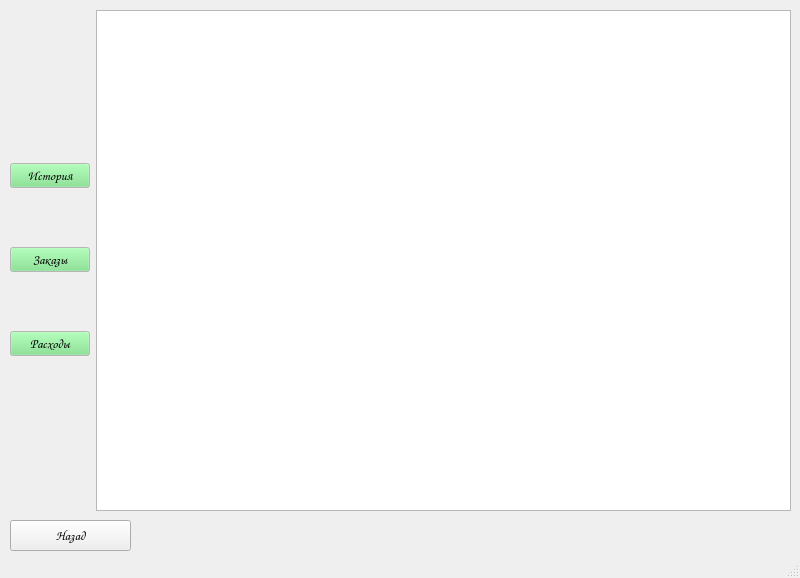
<?xml version="1.0" encoding="UTF-8"?>
<ui version="4.0">
 <class>MainWindow</class>
 <widget class="QMainWindow" name="MainWindow">
  <property name="geometry">
   <rect>
    <x>0</x>
    <y>0</y>
    <width>800</width>
    <height>578</height>
   </rect>
  </property>
  <property name="windowTitle">
   <string>MainWindow</string>
  </property>
  <widget class="QWidget" name="centralwidget">
   <widget class="QPushButton" name="back_btn">
    <property name="geometry">
     <rect>
      <x>10</x>
      <y>520</y>
      <width>121</width>
      <height>31</height>
     </rect>
    </property>
    <property name="font">
     <font>
      <family>Comic Sans MS</family>
      <pointsize>10</pointsize>
     </font>
    </property>
    <property name="text">
     <string>Назад</string>
    </property>
   </widget>
   <widget class="QWidget" name="horizontalLayoutWidget">
    <property name="geometry">
     <rect>
      <x>10</x>
      <y>10</y>
      <width>781</width>
      <height>501</height>
     </rect>
    </property>
    <layout class="QHBoxLayout" name="horizontalLayout" stretch="1,9">
     <item>
      <layout class="QVBoxLayout" name="verticalLayout">
       <property name="topMargin">
        <number>100</number>
       </property>
       <property name="bottomMargin">
        <number>100</number>
       </property>
       <item>
        <widget class="QPushButton" name="history_btn">
         <property name="sizePolicy">
          <sizepolicy hsizetype="Minimum" vsizetype="Fixed">
           <horstretch>0</horstretch>
           <verstretch>0</verstretch>
          </sizepolicy>
         </property>
         <property name="minimumSize">
          <size>
           <width>0</width>
           <height>0</height>
          </size>
         </property>
         <property name="palette">
          <palette>
           <active>
            <colorrole role="WindowText">
             <brush brushstyle="SolidPattern">
              <color alpha="255">
               <red>0</red>
               <green>0</green>
               <blue>0</blue>
              </color>
             </brush>
            </colorrole>
            <colorrole role="Button">
             <brush brushstyle="SolidPattern">
              <color alpha="255">
               <red>118</red>
               <green>227</green>
               <blue>131</blue>
              </color>
             </brush>
            </colorrole>
            <colorrole role="Light">
             <brush brushstyle="SolidPattern">
              <color alpha="255">
               <red>218</red>
               <green>255</green>
               <blue>222</blue>
              </color>
             </brush>
            </colorrole>
            <colorrole role="Midlight">
             <brush brushstyle="SolidPattern">
              <color alpha="255">
               <red>168</red>
               <green>241</green>
               <blue>176</blue>
              </color>
             </brush>
            </colorrole>
            <colorrole role="Dark">
             <brush brushstyle="SolidPattern">
              <color alpha="255">
               <red>59</red>
               <green>113</green>
               <blue>66</blue>
              </color>
             </brush>
            </colorrole>
            <colorrole role="Mid">
             <brush brushstyle="SolidPattern">
              <color alpha="255">
               <red>79</red>
               <green>151</green>
               <blue>87</blue>
              </color>
             </brush>
            </colorrole>
            <colorrole role="Text">
             <brush brushstyle="SolidPattern">
              <color alpha="255">
               <red>0</red>
               <green>0</green>
               <blue>0</blue>
              </color>
             </brush>
            </colorrole>
            <colorrole role="BrightText">
             <brush brushstyle="SolidPattern">
              <color alpha="255">
               <red>255</red>
               <green>255</green>
               <blue>255</blue>
              </color>
             </brush>
            </colorrole>
            <colorrole role="ButtonText">
             <brush brushstyle="SolidPattern">
              <color alpha="255">
               <red>0</red>
               <green>0</green>
               <blue>0</blue>
              </color>
             </brush>
            </colorrole>
            <colorrole role="Base">
             <brush brushstyle="SolidPattern">
              <color alpha="255">
               <red>255</red>
               <green>255</green>
               <blue>255</blue>
              </color>
             </brush>
            </colorrole>
            <colorrole role="Window">
             <brush brushstyle="SolidPattern">
              <color alpha="255">
               <red>255</red>
               <green>255</green>
               <blue>255</blue>
              </color>
             </brush>
            </colorrole>
            <colorrole role="Shadow">
             <brush brushstyle="SolidPattern">
              <color alpha="255">
               <red>0</red>
               <green>0</green>
               <blue>0</blue>
              </color>
             </brush>
            </colorrole>
            <colorrole role="AlternateBase">
             <brush brushstyle="SolidPattern">
              <color alpha="255">
               <red>186</red>
               <green>241</green>
               <blue>193</blue>
              </color>
             </brush>
            </colorrole>
            <colorrole role="ToolTipBase">
             <brush brushstyle="SolidPattern">
              <color alpha="255">
               <red>255</red>
               <green>255</green>
               <blue>220</blue>
              </color>
             </brush>
            </colorrole>
            <colorrole role="ToolTipText">
             <brush brushstyle="SolidPattern">
              <color alpha="255">
               <red>0</red>
               <green>0</green>
               <blue>0</blue>
              </color>
             </brush>
            </colorrole>
            <colorrole role="PlaceholderText">
             <brush brushstyle="NoBrush">
              <color alpha="128">
               <red>0</red>
               <green>0</green>
               <blue>0</blue>
              </color>
             </brush>
            </colorrole>
           </active>
           <inactive>
            <colorrole role="WindowText">
             <brush brushstyle="SolidPattern">
              <color alpha="255">
               <red>0</red>
               <green>0</green>
               <blue>0</blue>
              </color>
             </brush>
            </colorrole>
            <colorrole role="Button">
             <brush brushstyle="SolidPattern">
              <color alpha="255">
               <red>118</red>
               <green>227</green>
               <blue>131</blue>
              </color>
             </brush>
            </colorrole>
            <colorrole role="Light">
             <brush brushstyle="SolidPattern">
              <color alpha="255">
               <red>218</red>
               <green>255</green>
               <blue>222</blue>
              </color>
             </brush>
            </colorrole>
            <colorrole role="Midlight">
             <brush brushstyle="SolidPattern">
              <color alpha="255">
               <red>168</red>
               <green>241</green>
               <blue>176</blue>
              </color>
             </brush>
            </colorrole>
            <colorrole role="Dark">
             <brush brushstyle="SolidPattern">
              <color alpha="255">
               <red>59</red>
               <green>113</green>
               <blue>66</blue>
              </color>
             </brush>
            </colorrole>
            <colorrole role="Mid">
             <brush brushstyle="SolidPattern">
              <color alpha="255">
               <red>79</red>
               <green>151</green>
               <blue>87</blue>
              </color>
             </brush>
            </colorrole>
            <colorrole role="Text">
             <brush brushstyle="SolidPattern">
              <color alpha="255">
               <red>0</red>
               <green>0</green>
               <blue>0</blue>
              </color>
             </brush>
            </colorrole>
            <colorrole role="BrightText">
             <brush brushstyle="SolidPattern">
              <color alpha="255">
               <red>255</red>
               <green>255</green>
               <blue>255</blue>
              </color>
             </brush>
            </colorrole>
            <colorrole role="ButtonText">
             <brush brushstyle="SolidPattern">
              <color alpha="255">
               <red>0</red>
               <green>0</green>
               <blue>0</blue>
              </color>
             </brush>
            </colorrole>
            <colorrole role="Base">
             <brush brushstyle="SolidPattern">
              <color alpha="255">
               <red>255</red>
               <green>255</green>
               <blue>255</blue>
              </color>
             </brush>
            </colorrole>
            <colorrole role="Window">
             <brush brushstyle="SolidPattern">
              <color alpha="255">
               <red>255</red>
               <green>255</green>
               <blue>255</blue>
              </color>
             </brush>
            </colorrole>
            <colorrole role="Shadow">
             <brush brushstyle="SolidPattern">
              <color alpha="255">
               <red>0</red>
               <green>0</green>
               <blue>0</blue>
              </color>
             </brush>
            </colorrole>
            <colorrole role="AlternateBase">
             <brush brushstyle="SolidPattern">
              <color alpha="255">
               <red>186</red>
               <green>241</green>
               <blue>193</blue>
              </color>
             </brush>
            </colorrole>
            <colorrole role="ToolTipBase">
             <brush brushstyle="SolidPattern">
              <color alpha="255">
               <red>255</red>
               <green>255</green>
               <blue>220</blue>
              </color>
             </brush>
            </colorrole>
            <colorrole role="ToolTipText">
             <brush brushstyle="SolidPattern">
              <color alpha="255">
               <red>0</red>
               <green>0</green>
               <blue>0</blue>
              </color>
             </brush>
            </colorrole>
            <colorrole role="PlaceholderText">
             <brush brushstyle="NoBrush">
              <color alpha="128">
               <red>0</red>
               <green>0</green>
               <blue>0</blue>
              </color>
             </brush>
            </colorrole>
           </inactive>
           <disabled>
            <colorrole role="WindowText">
             <brush brushstyle="SolidPattern">
              <color alpha="255">
               <red>59</red>
               <green>113</green>
               <blue>66</blue>
              </color>
             </brush>
            </colorrole>
            <colorrole role="Button">
             <brush brushstyle="SolidPattern">
              <color alpha="255">
               <red>118</red>
               <green>227</green>
               <blue>131</blue>
              </color>
             </brush>
            </colorrole>
            <colorrole role="Light">
             <brush brushstyle="SolidPattern">
              <color alpha="255">
               <red>218</red>
               <green>255</green>
               <blue>222</blue>
              </color>
             </brush>
            </colorrole>
            <colorrole role="Midlight">
             <brush brushstyle="SolidPattern">
              <color alpha="255">
               <red>168</red>
               <green>241</green>
               <blue>176</blue>
              </color>
             </brush>
            </colorrole>
            <colorrole role="Dark">
             <brush brushstyle="SolidPattern">
              <color alpha="255">
               <red>59</red>
               <green>113</green>
               <blue>66</blue>
              </color>
             </brush>
            </colorrole>
            <colorrole role="Mid">
             <brush brushstyle="SolidPattern">
              <color alpha="255">
               <red>79</red>
               <green>151</green>
               <blue>87</blue>
              </color>
             </brush>
            </colorrole>
            <colorrole role="Text">
             <brush brushstyle="SolidPattern">
              <color alpha="255">
               <red>59</red>
               <green>113</green>
               <blue>66</blue>
              </color>
             </brush>
            </colorrole>
            <colorrole role="BrightText">
             <brush brushstyle="SolidPattern">
              <color alpha="255">
               <red>255</red>
               <green>255</green>
               <blue>255</blue>
              </color>
             </brush>
            </colorrole>
            <colorrole role="ButtonText">
             <brush brushstyle="SolidPattern">
              <color alpha="255">
               <red>59</red>
               <green>113</green>
               <blue>66</blue>
              </color>
             </brush>
            </colorrole>
            <colorrole role="Base">
             <brush brushstyle="SolidPattern">
              <color alpha="255">
               <red>255</red>
               <green>255</green>
               <blue>255</blue>
              </color>
             </brush>
            </colorrole>
            <colorrole role="Window">
             <brush brushstyle="SolidPattern">
              <color alpha="255">
               <red>255</red>
               <green>255</green>
               <blue>255</blue>
              </color>
             </brush>
            </colorrole>
            <colorrole role="Shadow">
             <brush brushstyle="SolidPattern">
              <color alpha="255">
               <red>0</red>
               <green>0</green>
               <blue>0</blue>
              </color>
             </brush>
            </colorrole>
            <colorrole role="AlternateBase">
             <brush brushstyle="SolidPattern">
              <color alpha="255">
               <red>118</red>
               <green>227</green>
               <blue>131</blue>
              </color>
             </brush>
            </colorrole>
            <colorrole role="ToolTipBase">
             <brush brushstyle="SolidPattern">
              <color alpha="255">
               <red>255</red>
               <green>255</green>
               <blue>220</blue>
              </color>
             </brush>
            </colorrole>
            <colorrole role="ToolTipText">
             <brush brushstyle="SolidPattern">
              <color alpha="255">
               <red>0</red>
               <green>0</green>
               <blue>0</blue>
              </color>
             </brush>
            </colorrole>
            <colorrole role="PlaceholderText">
             <brush brushstyle="NoBrush">
              <color alpha="128">
               <red>0</red>
               <green>0</green>
               <blue>0</blue>
              </color>
             </brush>
            </colorrole>
           </disabled>
          </palette>
         </property>
         <property name="font">
          <font>
           <family>Comic Sans MS</family>
           <pointsize>10</pointsize>
          </font>
         </property>
         <property name="text">
          <string>История</string>
         </property>
        </widget>
       </item>
       <item>
        <widget class="QPushButton" name="orders_btn">
         <property name="minimumSize">
          <size>
           <width>0</width>
           <height>0</height>
          </size>
         </property>
         <property name="palette">
          <palette>
           <active>
            <colorrole role="WindowText">
             <brush brushstyle="SolidPattern">
              <color alpha="255">
               <red>0</red>
               <green>0</green>
               <blue>0</blue>
              </color>
             </brush>
            </colorrole>
            <colorrole role="Button">
             <brush brushstyle="SolidPattern">
              <color alpha="255">
               <red>118</red>
               <green>227</green>
               <blue>131</blue>
              </color>
             </brush>
            </colorrole>
            <colorrole role="Light">
             <brush brushstyle="SolidPattern">
              <color alpha="255">
               <red>218</red>
               <green>255</green>
               <blue>222</blue>
              </color>
             </brush>
            </colorrole>
            <colorrole role="Midlight">
             <brush brushstyle="SolidPattern">
              <color alpha="255">
               <red>168</red>
               <green>241</green>
               <blue>176</blue>
              </color>
             </brush>
            </colorrole>
            <colorrole role="Dark">
             <brush brushstyle="SolidPattern">
              <color alpha="255">
               <red>59</red>
               <green>113</green>
               <blue>66</blue>
              </color>
             </brush>
            </colorrole>
            <colorrole role="Mid">
             <brush brushstyle="SolidPattern">
              <color alpha="255">
               <red>79</red>
               <green>151</green>
               <blue>87</blue>
              </color>
             </brush>
            </colorrole>
            <colorrole role="Text">
             <brush brushstyle="SolidPattern">
              <color alpha="255">
               <red>0</red>
               <green>0</green>
               <blue>0</blue>
              </color>
             </brush>
            </colorrole>
            <colorrole role="BrightText">
             <brush brushstyle="SolidPattern">
              <color alpha="255">
               <red>255</red>
               <green>255</green>
               <blue>255</blue>
              </color>
             </brush>
            </colorrole>
            <colorrole role="ButtonText">
             <brush brushstyle="SolidPattern">
              <color alpha="255">
               <red>0</red>
               <green>0</green>
               <blue>0</blue>
              </color>
             </brush>
            </colorrole>
            <colorrole role="Base">
             <brush brushstyle="SolidPattern">
              <color alpha="255">
               <red>255</red>
               <green>255</green>
               <blue>255</blue>
              </color>
             </brush>
            </colorrole>
            <colorrole role="Window">
             <brush brushstyle="SolidPattern">
              <color alpha="255">
               <red>255</red>
               <green>255</green>
               <blue>255</blue>
              </color>
             </brush>
            </colorrole>
            <colorrole role="Shadow">
             <brush brushstyle="SolidPattern">
              <color alpha="255">
               <red>0</red>
               <green>0</green>
               <blue>0</blue>
              </color>
             </brush>
            </colorrole>
            <colorrole role="AlternateBase">
             <brush brushstyle="SolidPattern">
              <color alpha="255">
               <red>186</red>
               <green>241</green>
               <blue>193</blue>
              </color>
             </brush>
            </colorrole>
            <colorrole role="ToolTipBase">
             <brush brushstyle="SolidPattern">
              <color alpha="255">
               <red>255</red>
               <green>255</green>
               <blue>220</blue>
              </color>
             </brush>
            </colorrole>
            <colorrole role="ToolTipText">
             <brush brushstyle="SolidPattern">
              <color alpha="255">
               <red>0</red>
               <green>0</green>
               <blue>0</blue>
              </color>
             </brush>
            </colorrole>
            <colorrole role="PlaceholderText">
             <brush brushstyle="NoBrush">
              <color alpha="128">
               <red>0</red>
               <green>0</green>
               <blue>0</blue>
              </color>
             </brush>
            </colorrole>
           </active>
           <inactive>
            <colorrole role="WindowText">
             <brush brushstyle="SolidPattern">
              <color alpha="255">
               <red>0</red>
               <green>0</green>
               <blue>0</blue>
              </color>
             </brush>
            </colorrole>
            <colorrole role="Button">
             <brush brushstyle="SolidPattern">
              <color alpha="255">
               <red>118</red>
               <green>227</green>
               <blue>131</blue>
              </color>
             </brush>
            </colorrole>
            <colorrole role="Light">
             <brush brushstyle="SolidPattern">
              <color alpha="255">
               <red>218</red>
               <green>255</green>
               <blue>222</blue>
              </color>
             </brush>
            </colorrole>
            <colorrole role="Midlight">
             <brush brushstyle="SolidPattern">
              <color alpha="255">
               <red>168</red>
               <green>241</green>
               <blue>176</blue>
              </color>
             </brush>
            </colorrole>
            <colorrole role="Dark">
             <brush brushstyle="SolidPattern">
              <color alpha="255">
               <red>59</red>
               <green>113</green>
               <blue>66</blue>
              </color>
             </brush>
            </colorrole>
            <colorrole role="Mid">
             <brush brushstyle="SolidPattern">
              <color alpha="255">
               <red>79</red>
               <green>151</green>
               <blue>87</blue>
              </color>
             </brush>
            </colorrole>
            <colorrole role="Text">
             <brush brushstyle="SolidPattern">
              <color alpha="255">
               <red>0</red>
               <green>0</green>
               <blue>0</blue>
              </color>
             </brush>
            </colorrole>
            <colorrole role="BrightText">
             <brush brushstyle="SolidPattern">
              <color alpha="255">
               <red>255</red>
               <green>255</green>
               <blue>255</blue>
              </color>
             </brush>
            </colorrole>
            <colorrole role="ButtonText">
             <brush brushstyle="SolidPattern">
              <color alpha="255">
               <red>0</red>
               <green>0</green>
               <blue>0</blue>
              </color>
             </brush>
            </colorrole>
            <colorrole role="Base">
             <brush brushstyle="SolidPattern">
              <color alpha="255">
               <red>255</red>
               <green>255</green>
               <blue>255</blue>
              </color>
             </brush>
            </colorrole>
            <colorrole role="Window">
             <brush brushstyle="SolidPattern">
              <color alpha="255">
               <red>255</red>
               <green>255</green>
               <blue>255</blue>
              </color>
             </brush>
            </colorrole>
            <colorrole role="Shadow">
             <brush brushstyle="SolidPattern">
              <color alpha="255">
               <red>0</red>
               <green>0</green>
               <blue>0</blue>
              </color>
             </brush>
            </colorrole>
            <colorrole role="AlternateBase">
             <brush brushstyle="SolidPattern">
              <color alpha="255">
               <red>186</red>
               <green>241</green>
               <blue>193</blue>
              </color>
             </brush>
            </colorrole>
            <colorrole role="ToolTipBase">
             <brush brushstyle="SolidPattern">
              <color alpha="255">
               <red>255</red>
               <green>255</green>
               <blue>220</blue>
              </color>
             </brush>
            </colorrole>
            <colorrole role="ToolTipText">
             <brush brushstyle="SolidPattern">
              <color alpha="255">
               <red>0</red>
               <green>0</green>
               <blue>0</blue>
              </color>
             </brush>
            </colorrole>
            <colorrole role="PlaceholderText">
             <brush brushstyle="NoBrush">
              <color alpha="128">
               <red>0</red>
               <green>0</green>
               <blue>0</blue>
              </color>
             </brush>
            </colorrole>
           </inactive>
           <disabled>
            <colorrole role="WindowText">
             <brush brushstyle="SolidPattern">
              <color alpha="255">
               <red>59</red>
               <green>113</green>
               <blue>66</blue>
              </color>
             </brush>
            </colorrole>
            <colorrole role="Button">
             <brush brushstyle="SolidPattern">
              <color alpha="255">
               <red>118</red>
               <green>227</green>
               <blue>131</blue>
              </color>
             </brush>
            </colorrole>
            <colorrole role="Light">
             <brush brushstyle="SolidPattern">
              <color alpha="255">
               <red>218</red>
               <green>255</green>
               <blue>222</blue>
              </color>
             </brush>
            </colorrole>
            <colorrole role="Midlight">
             <brush brushstyle="SolidPattern">
              <color alpha="255">
               <red>168</red>
               <green>241</green>
               <blue>176</blue>
              </color>
             </brush>
            </colorrole>
            <colorrole role="Dark">
             <brush brushstyle="SolidPattern">
              <color alpha="255">
               <red>59</red>
               <green>113</green>
               <blue>66</blue>
              </color>
             </brush>
            </colorrole>
            <colorrole role="Mid">
             <brush brushstyle="SolidPattern">
              <color alpha="255">
               <red>79</red>
               <green>151</green>
               <blue>87</blue>
              </color>
             </brush>
            </colorrole>
            <colorrole role="Text">
             <brush brushstyle="SolidPattern">
              <color alpha="255">
               <red>59</red>
               <green>113</green>
               <blue>66</blue>
              </color>
             </brush>
            </colorrole>
            <colorrole role="BrightText">
             <brush brushstyle="SolidPattern">
              <color alpha="255">
               <red>255</red>
               <green>255</green>
               <blue>255</blue>
              </color>
             </brush>
            </colorrole>
            <colorrole role="ButtonText">
             <brush brushstyle="SolidPattern">
              <color alpha="255">
               <red>59</red>
               <green>113</green>
               <blue>66</blue>
              </color>
             </brush>
            </colorrole>
            <colorrole role="Base">
             <brush brushstyle="SolidPattern">
              <color alpha="255">
               <red>255</red>
               <green>255</green>
               <blue>255</blue>
              </color>
             </brush>
            </colorrole>
            <colorrole role="Window">
             <brush brushstyle="SolidPattern">
              <color alpha="255">
               <red>255</red>
               <green>255</green>
               <blue>255</blue>
              </color>
             </brush>
            </colorrole>
            <colorrole role="Shadow">
             <brush brushstyle="SolidPattern">
              <color alpha="255">
               <red>0</red>
               <green>0</green>
               <blue>0</blue>
              </color>
             </brush>
            </colorrole>
            <colorrole role="AlternateBase">
             <brush brushstyle="SolidPattern">
              <color alpha="255">
               <red>118</red>
               <green>227</green>
               <blue>131</blue>
              </color>
             </brush>
            </colorrole>
            <colorrole role="ToolTipBase">
             <brush brushstyle="SolidPattern">
              <color alpha="255">
               <red>255</red>
               <green>255</green>
               <blue>220</blue>
              </color>
             </brush>
            </colorrole>
            <colorrole role="ToolTipText">
             <brush brushstyle="SolidPattern">
              <color alpha="255">
               <red>0</red>
               <green>0</green>
               <blue>0</blue>
              </color>
             </brush>
            </colorrole>
            <colorrole role="PlaceholderText">
             <brush brushstyle="NoBrush">
              <color alpha="128">
               <red>0</red>
               <green>0</green>
               <blue>0</blue>
              </color>
             </brush>
            </colorrole>
           </disabled>
          </palette>
         </property>
         <property name="font">
          <font>
           <family>Comic Sans MS</family>
           <pointsize>10</pointsize>
          </font>
         </property>
         <property name="text">
          <string>Заказы</string>
         </property>
        </widget>
       </item>
       <item>
        <widget class="QPushButton" name="expenses_btn">
         <property name="minimumSize">
          <size>
           <width>0</width>
           <height>0</height>
          </size>
         </property>
         <property name="baseSize">
          <size>
           <width>0</width>
           <height>0</height>
          </size>
         </property>
         <property name="palette">
          <palette>
           <active>
            <colorrole role="WindowText">
             <brush brushstyle="SolidPattern">
              <color alpha="255">
               <red>0</red>
               <green>0</green>
               <blue>0</blue>
              </color>
             </brush>
            </colorrole>
            <colorrole role="Button">
             <brush brushstyle="SolidPattern">
              <color alpha="255">
               <red>118</red>
               <green>227</green>
               <blue>131</blue>
              </color>
             </brush>
            </colorrole>
            <colorrole role="Light">
             <brush brushstyle="SolidPattern">
              <color alpha="255">
               <red>218</red>
               <green>255</green>
               <blue>222</blue>
              </color>
             </brush>
            </colorrole>
            <colorrole role="Midlight">
             <brush brushstyle="SolidPattern">
              <color alpha="255">
               <red>168</red>
               <green>241</green>
               <blue>176</blue>
              </color>
             </brush>
            </colorrole>
            <colorrole role="Dark">
             <brush brushstyle="SolidPattern">
              <color alpha="255">
               <red>59</red>
               <green>113</green>
               <blue>66</blue>
              </color>
             </brush>
            </colorrole>
            <colorrole role="Mid">
             <brush brushstyle="SolidPattern">
              <color alpha="255">
               <red>79</red>
               <green>151</green>
               <blue>87</blue>
              </color>
             </brush>
            </colorrole>
            <colorrole role="Text">
             <brush brushstyle="SolidPattern">
              <color alpha="255">
               <red>0</red>
               <green>0</green>
               <blue>0</blue>
              </color>
             </brush>
            </colorrole>
            <colorrole role="BrightText">
             <brush brushstyle="SolidPattern">
              <color alpha="255">
               <red>255</red>
               <green>255</green>
               <blue>255</blue>
              </color>
             </brush>
            </colorrole>
            <colorrole role="ButtonText">
             <brush brushstyle="SolidPattern">
              <color alpha="255">
               <red>0</red>
               <green>0</green>
               <blue>0</blue>
              </color>
             </brush>
            </colorrole>
            <colorrole role="Base">
             <brush brushstyle="SolidPattern">
              <color alpha="255">
               <red>255</red>
               <green>255</green>
               <blue>255</blue>
              </color>
             </brush>
            </colorrole>
            <colorrole role="Window">
             <brush brushstyle="SolidPattern">
              <color alpha="255">
               <red>255</red>
               <green>255</green>
               <blue>255</blue>
              </color>
             </brush>
            </colorrole>
            <colorrole role="Shadow">
             <brush brushstyle="SolidPattern">
              <color alpha="255">
               <red>0</red>
               <green>0</green>
               <blue>0</blue>
              </color>
             </brush>
            </colorrole>
            <colorrole role="AlternateBase">
             <brush brushstyle="SolidPattern">
              <color alpha="255">
               <red>186</red>
               <green>241</green>
               <blue>193</blue>
              </color>
             </brush>
            </colorrole>
            <colorrole role="ToolTipBase">
             <brush brushstyle="SolidPattern">
              <color alpha="255">
               <red>255</red>
               <green>255</green>
               <blue>220</blue>
              </color>
             </brush>
            </colorrole>
            <colorrole role="ToolTipText">
             <brush brushstyle="SolidPattern">
              <color alpha="255">
               <red>0</red>
               <green>0</green>
               <blue>0</blue>
              </color>
             </brush>
            </colorrole>
            <colorrole role="PlaceholderText">
             <brush brushstyle="NoBrush">
              <color alpha="128">
               <red>0</red>
               <green>0</green>
               <blue>0</blue>
              </color>
             </brush>
            </colorrole>
           </active>
           <inactive>
            <colorrole role="WindowText">
             <brush brushstyle="SolidPattern">
              <color alpha="255">
               <red>0</red>
               <green>0</green>
               <blue>0</blue>
              </color>
             </brush>
            </colorrole>
            <colorrole role="Button">
             <brush brushstyle="SolidPattern">
              <color alpha="255">
               <red>118</red>
               <green>227</green>
               <blue>131</blue>
              </color>
             </brush>
            </colorrole>
            <colorrole role="Light">
             <brush brushstyle="SolidPattern">
              <color alpha="255">
               <red>218</red>
               <green>255</green>
               <blue>222</blue>
              </color>
             </brush>
            </colorrole>
            <colorrole role="Midlight">
             <brush brushstyle="SolidPattern">
              <color alpha="255">
               <red>168</red>
               <green>241</green>
               <blue>176</blue>
              </color>
             </brush>
            </colorrole>
            <colorrole role="Dark">
             <brush brushstyle="SolidPattern">
              <color alpha="255">
               <red>59</red>
               <green>113</green>
               <blue>66</blue>
              </color>
             </brush>
            </colorrole>
            <colorrole role="Mid">
             <brush brushstyle="SolidPattern">
              <color alpha="255">
               <red>79</red>
               <green>151</green>
               <blue>87</blue>
              </color>
             </brush>
            </colorrole>
            <colorrole role="Text">
             <brush brushstyle="SolidPattern">
              <color alpha="255">
               <red>0</red>
               <green>0</green>
               <blue>0</blue>
              </color>
             </brush>
            </colorrole>
            <colorrole role="BrightText">
             <brush brushstyle="SolidPattern">
              <color alpha="255">
               <red>255</red>
               <green>255</green>
               <blue>255</blue>
              </color>
             </brush>
            </colorrole>
            <colorrole role="ButtonText">
             <brush brushstyle="SolidPattern">
              <color alpha="255">
               <red>0</red>
               <green>0</green>
               <blue>0</blue>
              </color>
             </brush>
            </colorrole>
            <colorrole role="Base">
             <brush brushstyle="SolidPattern">
              <color alpha="255">
               <red>255</red>
               <green>255</green>
               <blue>255</blue>
              </color>
             </brush>
            </colorrole>
            <colorrole role="Window">
             <brush brushstyle="SolidPattern">
              <color alpha="255">
               <red>255</red>
               <green>255</green>
               <blue>255</blue>
              </color>
             </brush>
            </colorrole>
            <colorrole role="Shadow">
             <brush brushstyle="SolidPattern">
              <color alpha="255">
               <red>0</red>
               <green>0</green>
               <blue>0</blue>
              </color>
             </brush>
            </colorrole>
            <colorrole role="AlternateBase">
             <brush brushstyle="SolidPattern">
              <color alpha="255">
               <red>186</red>
               <green>241</green>
               <blue>193</blue>
              </color>
             </brush>
            </colorrole>
            <colorrole role="ToolTipBase">
             <brush brushstyle="SolidPattern">
              <color alpha="255">
               <red>255</red>
               <green>255</green>
               <blue>220</blue>
              </color>
             </brush>
            </colorrole>
            <colorrole role="ToolTipText">
             <brush brushstyle="SolidPattern">
              <color alpha="255">
               <red>0</red>
               <green>0</green>
               <blue>0</blue>
              </color>
             </brush>
            </colorrole>
            <colorrole role="PlaceholderText">
             <brush brushstyle="NoBrush">
              <color alpha="128">
               <red>0</red>
               <green>0</green>
               <blue>0</blue>
              </color>
             </brush>
            </colorrole>
           </inactive>
           <disabled>
            <colorrole role="WindowText">
             <brush brushstyle="SolidPattern">
              <color alpha="255">
               <red>59</red>
               <green>113</green>
               <blue>66</blue>
              </color>
             </brush>
            </colorrole>
            <colorrole role="Button">
             <brush brushstyle="SolidPattern">
              <color alpha="255">
               <red>118</red>
               <green>227</green>
               <blue>131</blue>
              </color>
             </brush>
            </colorrole>
            <colorrole role="Light">
             <brush brushstyle="SolidPattern">
              <color alpha="255">
               <red>218</red>
               <green>255</green>
               <blue>222</blue>
              </color>
             </brush>
            </colorrole>
            <colorrole role="Midlight">
             <brush brushstyle="SolidPattern">
              <color alpha="255">
               <red>168</red>
               <green>241</green>
               <blue>176</blue>
              </color>
             </brush>
            </colorrole>
            <colorrole role="Dark">
             <brush brushstyle="SolidPattern">
              <color alpha="255">
               <red>59</red>
               <green>113</green>
               <blue>66</blue>
              </color>
             </brush>
            </colorrole>
            <colorrole role="Mid">
             <brush brushstyle="SolidPattern">
              <color alpha="255">
               <red>79</red>
               <green>151</green>
               <blue>87</blue>
              </color>
             </brush>
            </colorrole>
            <colorrole role="Text">
             <brush brushstyle="SolidPattern">
              <color alpha="255">
               <red>59</red>
               <green>113</green>
               <blue>66</blue>
              </color>
             </brush>
            </colorrole>
            <colorrole role="BrightText">
             <brush brushstyle="SolidPattern">
              <color alpha="255">
               <red>255</red>
               <green>255</green>
               <blue>255</blue>
              </color>
             </brush>
            </colorrole>
            <colorrole role="ButtonText">
             <brush brushstyle="SolidPattern">
              <color alpha="255">
               <red>59</red>
               <green>113</green>
               <blue>66</blue>
              </color>
             </brush>
            </colorrole>
            <colorrole role="Base">
             <brush brushstyle="SolidPattern">
              <color alpha="255">
               <red>255</red>
               <green>255</green>
               <blue>255</blue>
              </color>
             </brush>
            </colorrole>
            <colorrole role="Window">
             <brush brushstyle="SolidPattern">
              <color alpha="255">
               <red>255</red>
               <green>255</green>
               <blue>255</blue>
              </color>
             </brush>
            </colorrole>
            <colorrole role="Shadow">
             <brush brushstyle="SolidPattern">
              <color alpha="255">
               <red>0</red>
               <green>0</green>
               <blue>0</blue>
              </color>
             </brush>
            </colorrole>
            <colorrole role="AlternateBase">
             <brush brushstyle="SolidPattern">
              <color alpha="255">
               <red>118</red>
               <green>227</green>
               <blue>131</blue>
              </color>
             </brush>
            </colorrole>
            <colorrole role="ToolTipBase">
             <brush brushstyle="SolidPattern">
              <color alpha="255">
               <red>255</red>
               <green>255</green>
               <blue>220</blue>
              </color>
             </brush>
            </colorrole>
            <colorrole role="ToolTipText">
             <brush brushstyle="SolidPattern">
              <color alpha="255">
               <red>0</red>
               <green>0</green>
               <blue>0</blue>
              </color>
             </brush>
            </colorrole>
            <colorrole role="PlaceholderText">
             <brush brushstyle="NoBrush">
              <color alpha="128">
               <red>0</red>
               <green>0</green>
               <blue>0</blue>
              </color>
             </brush>
            </colorrole>
           </disabled>
          </palette>
         </property>
         <property name="font">
          <font>
           <family>Comic Sans MS</family>
           <pointsize>10</pointsize>
          </font>
         </property>
         <property name="text">
          <string>Расходы</string>
         </property>
        </widget>
       </item>
      </layout>
     </item>
     <item>
      <widget class="QTableWidget" name="tableWidget"/>
     </item>
    </layout>
   </widget>
  </widget>
  <widget class="QStatusBar" name="statusbar"/>
 </widget>
 <resources/>
 <connections/>
</ui>
